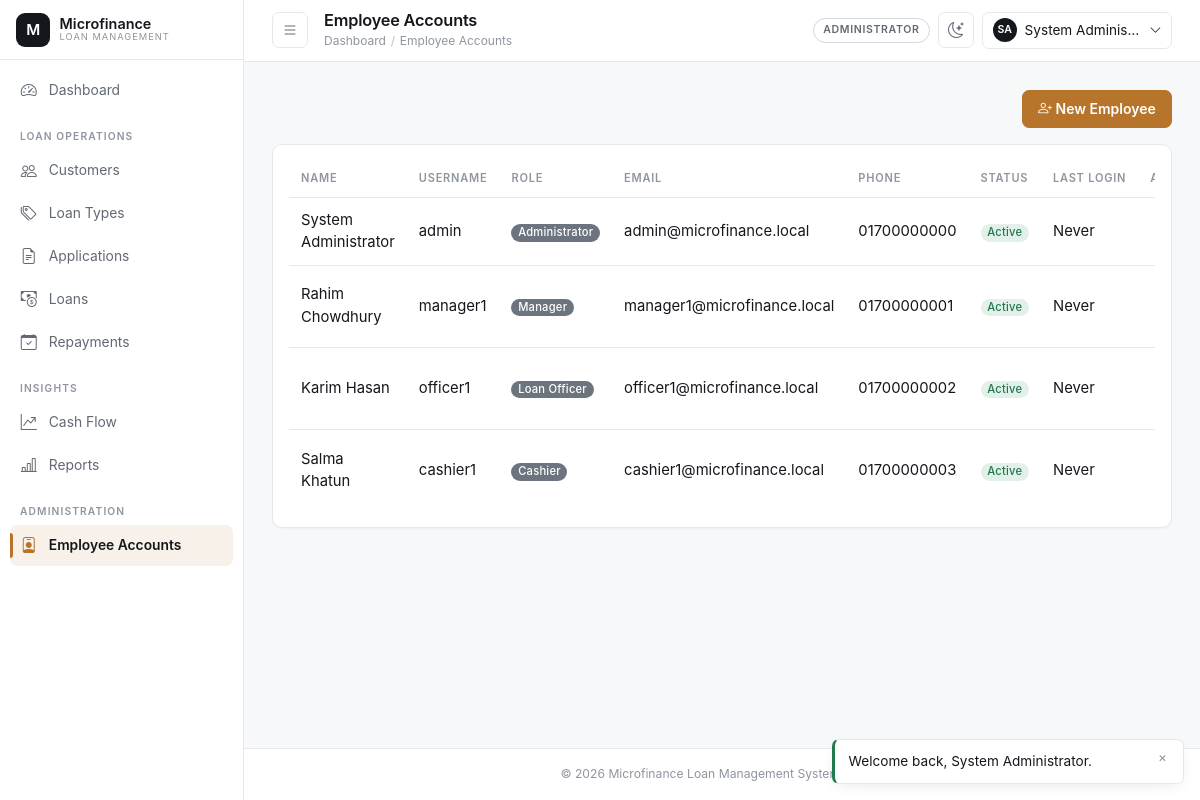
Screenshot of /admin/users/index.php (signed in) with the database file from the repository.
### tables this page shows
CREATE TABLE roles (
    role_id     INT UNSIGNED AUTO_INCREMENT PRIMARY KEY,
    role_name   VARCHAR(30) NOT NULL UNIQUE,
    description VARCHAR(255) DEFAULT NULL,
    created_at  TIMESTAMP NOT NULL DEFAULT CURRENT_TIMESTAMP
);

CREATE TABLE users (
    user_id        INT UNSIGNED AUTO_INCREMENT PRIMARY KEY,
    role_id        INT UNSIGNED NOT NULL,
    full_name      VARCHAR(120) NOT NULL,
    username       VARCHAR(60) NOT NULL UNIQUE,
    email          VARCHAR(120) NOT NULL UNIQUE,
    phone          VARCHAR(20) DEFAULT NULL,
    password_hash  VARCHAR(255) NOT NULL,
    status         ENUM('active','inactive','suspended') NOT NULL DEFAULT 'active',
    remember_token VARCHAR(255) DEFAULT NULL,
    last_login_at  DATETIME DEFAULT NULL,
    created_by     INT UNSIGNED DEFAULT NULL,
    created_at     TIMESTAMP NOT NULL DEFAULT CURRENT_TIMESTAMP,
    updated_at     TIMESTAMP NOT NULL DEFAULT CURRENT_TIMESTAMP ON UPDATE CURRENT_TIMESTAMP,
    CONSTRAINT fk_users_role FOREIGN KEY (role_id) REFERENCES roles(role_id)
        ON UPDATE CASCADE ON DELETE RESTRICT,
    CONSTRAINT fk_users_created_by FOREIGN KEY (created_by) REFERENCES users(user_id)
        ON UPDATE CASCADE ON DELETE SET NULL,
    INDEX idx_users_role (role_id),
    INDEX idx_users_status (status)
);

### includes/auth.php (called while the page is built, shortened)
<?php
require_once __DIR__ . '/functions.php';
function is_logged_in(): bool
{
    return !empty($_SESSION['user_id']) && !empty($_SESSION['role_id']);
}
function current_user(): ?array
{
    return [
        'user_id'     => (int) $_SESSION['user_id'],
        'role_id'     => (int) $_SESSION['role_id'],
        'role_name'   => (string) $_SESSION['role_name'],
        'full_name'   => (string) $_SESSION['full_name'],
        'username'    => (string) $_SESSION['username'],
        'customer_id' => isset($_SESSION['customer_id']) ? (int) $_SESSION['customer_id'] : null,
    ];
}
function role_home_path(int $roleId): string
{
    return match ($roleId) {
        ROLE_ADMIN    => '/admin/dashboard.php',
        ROLE_MANAGER  => '/manager/dashboard.php',
        ROLE_OFFICER  => '/officer/dashboard.php',
        ROLE_CASHIER  => '/cashier/dashboard.php',
        ROLE_CUSTOMER => '/customer/dashboard.php',
        default       => '/auth/login_employee.php',
    };
}

### admin/users/index.php (the view, shortened to what this page needs)
<?php
$pdo = Database::getConnection();
$rows = $pdo->query(
    "SELECT u.user_id, u.full_name, u.username, u.email, u.phone, u.status, u.last_login_at, r.role_name
     FROM users u INNER JOIN roles r ON r.role_id = u.role_id
     WHERE u.role_id IN (1,2,3,5)
     ORDER BY r.role_id ASC, u.full_name ASC"
)->fetchAll();
$pageTitle = 'Employee Accounts';
$breadcrumb = ['Employee Accounts' => null];
require_once __DIR__ . '/../../includes/header.php';
?>
<div class="d-flex justify-content-end mb-3">
    <a href="<?= e(BASE_URL) ?>/admin/users/create.php" class="btn btn-brass"><i class="bi bi-person-plus"></i> New Employee</a>
</div>
<div class="mfs-card p-3">
    <div class="table-responsive">
        <table class="table mfs-table align-middle">
            <thead><tr><th>Name</th><th>Username</th><th>Role</th><th>Email</th><th>Phone</th><th>Status</th><th>Last Login</th><th class="text-end">Actions</th></tr></thead>
            <tbody>
            <?php foreach ($rows as $row): ?>
                <tr>
                    <td><?= e($row['full_name']) ?></td>
                    <td><?= e($row['username']) ?></td>
                    <td><span class="badge bg-secondary"><?= e($row['role_name']) ?></span></td>
                    <td><?= e($row['email']) ?></td>
                    <td><?= e($row['phone'] ?? '—') ?></td>
                    <td><?= status_badge($row['status']) ?></td>
                    <td><?= $row['last_login_at'] ? display_date($row['last_login_at'], 'd M Y H:i') : 'Never' ?></td>
                    <td class="text-end">
                    </td>
                </tr>
            <?php endforeach; ?>
            </tbody>
        </table>
    </div>
</div>
<?php require_once __DIR__ . '/../../includes/footer.php'; ?>

### includes/header.php (shortened to what this page needs)
<?php
$user = current_user();
$pageTitle  = $pageTitle ?? APP_NAME;
$breadcrumb = $breadcrumb ?? [];
$initials = '';
foreach (preg_split('/\s+/', trim((string) $user['full_name'])) ?: [] as $part) {
    if ($part !== '' && mb_strlen($initials) < 2) {
        $initials .= mb_strtoupper(mb_substr($part, 0, 1));
    }
}
$initials = $initials !== '' ? $initials : '?';
?>
<!DOCTYPE html>
<html lang="en">
<head>
<?php require __DIR__ . '/head.php'; ?>
</head>
<body>
<div class="mfs-shell" id="mfsShell">
    <?php include __DIR__ . '/sidebar.php'; ?>
    <div class="mfs-main">
        <header class="mfs-topbar">
            <div class="d-flex align-items-center gap-2 gap-sm-3 min-w-0">
                <button id="sidebarToggle" class="mfs-icon-btn" type="button"
                        aria-label="Toggle navigation" aria-expanded="false" aria-controls="mfsSidebar"
                        title="Toggle navigation (\)">
                    <i class="bi bi-list" aria-hidden="true"></i>
                </button>
                <div class="min-w-0">
                    <h1><?= e($pageTitle) ?></h1>
                    <?php if (!empty($breadcrumb)): ?>
                        <nav class="mfs-breadcrumb" aria-label="Breadcrumb">
                            <a href="<?= e(BASE_URL . role_home_path((int) $user['role_id'])) ?>">Dashboard</a>
                            <?php foreach ($breadcrumb as $label => $url): ?>
                                <span class="sep" aria-hidden="true">/</span>
                                <?php if ($url): ?>
                                    <a href="<?= e(BASE_URL . $url) ?>"><?= e($label) ?></a>
                                <?php else: ?>
                                    <span aria-current="page"><?= e($label) ?></span>
                                <?php endif; ?>
                            <?php endforeach; ?>
                        </nav>
                    <?php endif; ?>
                </div>
            </div>
            <div class="d-flex align-items-center gap-2">
                <span class="role-badge"><?= e($user['role_name']) ?></span>
                <button type="button" class="mfs-icon-btn" data-theme-toggle aria-label="Switch colour theme">
                    <i class="bi" data-theme-icon aria-hidden="true"></i>
                </button>
                <div class="dropdown">
                    <button class="mfs-user-btn" type="button" data-bs-toggle="dropdown" aria-expanded="false">
                        <span class="mfs-avatar" aria-hidden="true"><?= e($initials) ?></span>
                        <span class="name"><?= e($user['full_name']) ?></span>
                        <i class="bi bi-chevron-down small" aria-hidden="true"></i>
                    </button>
                </div>
            </div>
        </header>
        <main class="mfs-content" id="mfs-content">

### includes/functions.php (shortened to what this page needs)
<?php
function e(mixed $value = null): string
{
    return htmlspecialchars((string) ($value ?? ''), ENT_QUOTES, 'UTF-8');
}
function status_badge(string $status): string
{
    $slug = strtolower(str_replace(' ', '-', $status));
    return '<span class="badge badge-status-' . e($slug) . '">' . e(ucwords(str_replace('_', ' ', $status))) . '</span>';
}

### rows the page displays
roles: role_name "ADMINISTRATOR"
users: full_name "System Adminis…", full_name "System Administrator", username "admin", role.role_name "Administrator", email "admin@microfinance.local", phone "01700000000", status "Active", shows "Never"
users: full_name "Rahim Chowdhury", username "manager1", role.role_name "Manager", email "manager1@microfinance.local", phone "01700000001", status "Active", shows "Never"
users: full_name "Karim Hasan", username "officer1", role.role_name "Loan Officer", email "officer1@microfinance.local", phone "01700000002", status "Active", shows "Never"
users: full_name "Salma Khatun", username "cashier1", role.role_name "Cashier", email "cashier1@microfinance.local", phone "01700000003", status "Active", shows "Never"

### other values shown
$label "Dashboard"
$item[3] "LOAN OPERATIONS"
$label "Customers"
$label "Loan Types"
$label "Applications"
$label "Loans"
$label "Repayments"
$item[3] "INSIGHTS"
$label "Cash Flow"
$label "Reports"
$item[3] "ADMINISTRATION"
$label "Employee Accounts"
$pageTitle "Employee Accounts"
$initials "SA"
APP_NAME "Microfinance Loan Management System"
